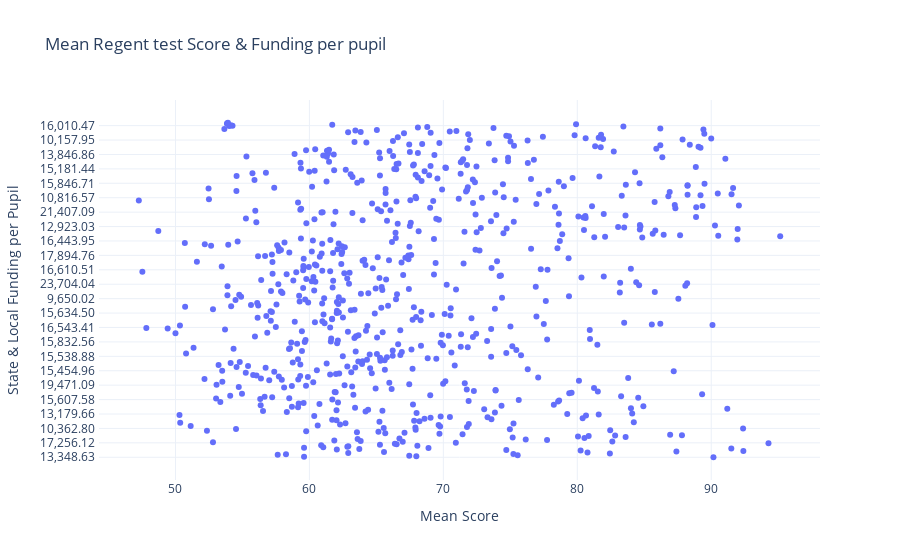

The notebook cell this image was saved under:
### Code cell
fig = px.scatter(
    merged_sch_data,
    x='Mean Score',
    y=' State & Local Funding per Pupil ',
    title='Mean Regent test Score & Funding per pupil',
    labels={'Present': 'Percentage_present(Percentage of students present on average)', 'SAT Math Avg. Score': 'SAT Math Average Score'},
    template='plotly_white'
    )

# Show the plot
fig.show()

### Figure 1 — Plotly figure (JSON) as saved in the notebook; plotly's stock layout.template omitted (floating-point values rounded to 4 significant figures; data arrays with more than 128 entries replaced by an {"elided": "..."} marker saying what was removed)
{"data": [{"hovertemplate": "Mean Score=%{x}<br> State & Local Funding per Pupil =%{y}<extra></extra>", "legendgroup": "", "marker": {"color": "#636efa", "symbol": "circle"}, "mode": "markers", "name": "", "orientation": "h", "showlegend": false, "type": "scatter", "x": {"elided": "697 float values"}, "xaxis": "x", "y": {"elided": "697 str values"}, "yaxis": "y"}], "layout": {"legend": {"tracegroupgap": 0}, "title": {"text": "Mean Regent test Score & Funding per pupil"}, "xaxis": {"anchor": "y", "domain": [0, 1], "title": {"text": "Mean Score"}}, "yaxis": {"anchor": "x", "domain": [0, 1], "title": {"text": " State & Local Funding per Pupil "}}}}
